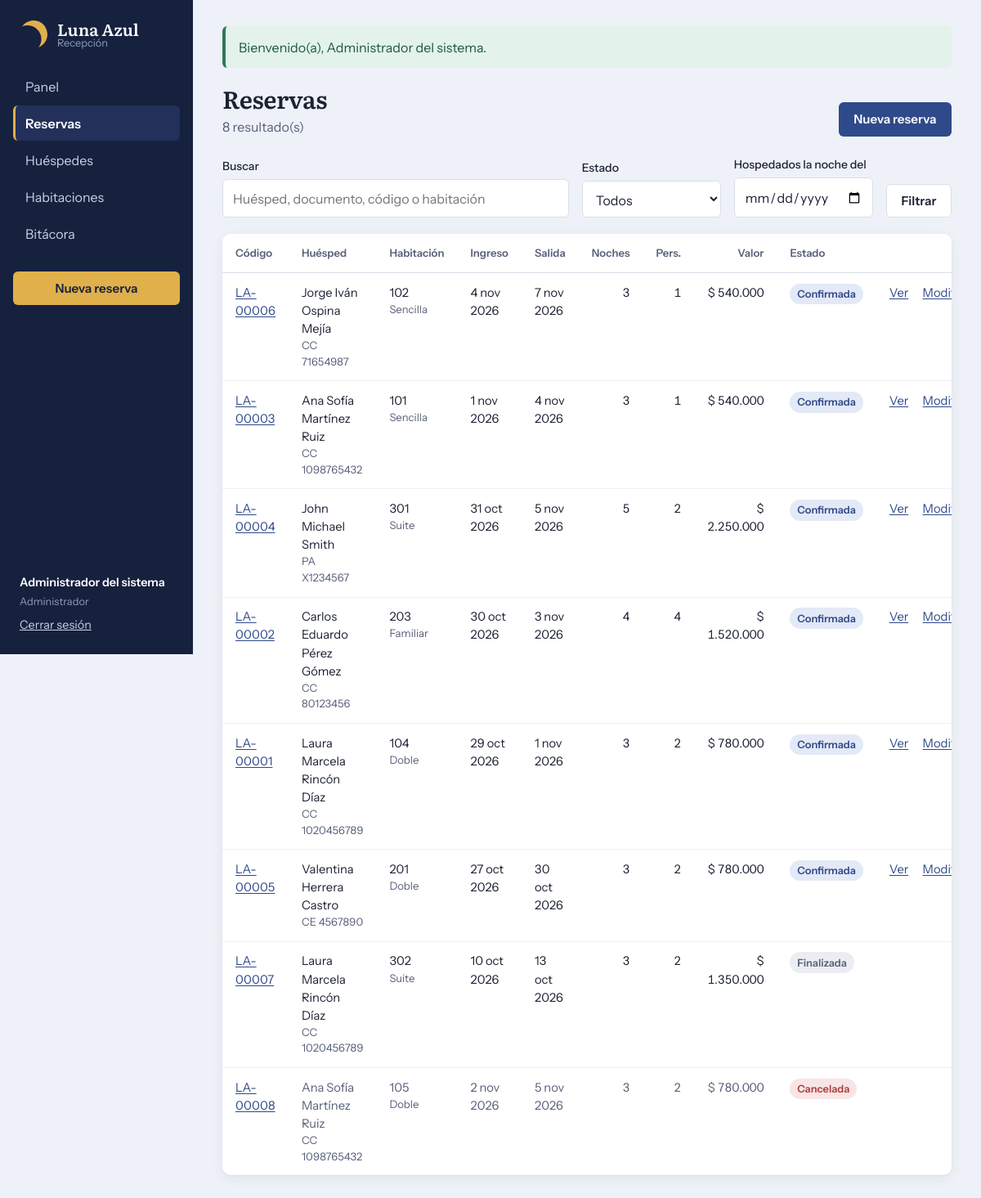
Screenshot of /index.php?r=reservas/index (signed in) with the database file from the repository.
### tables this page shows
CREATE TABLE reservas (
  id             INT UNSIGNED AUTO_INCREMENT PRIMARY KEY,
  codigo         VARCHAR(12)  NULL,
  huesped_id     INT UNSIGNED NOT NULL,
  habitacion_id  SMALLINT UNSIGNED NOT NULL,
  fecha_ingreso  DATE NOT NULL,                  
  fecha_salida   DATE NOT NULL,                  
  num_huespedes  TINYINT UNSIGNED NOT NULL,
  precio_noche   DECIMAL(10,2) NOT NULL,         
  valor_total    DECIMAL(12,2) NOT NULL,
  estado         ENUM('confirmada','cancelada','finalizada') NOT NULL DEFAULT 'confirmada',
  observaciones  VARCHAR(255) NULL,
  usuario_id     INT UNSIGNED NULL,
  created_at     TIMESTAMP NOT NULL DEFAULT CURRENT_TIMESTAMP,
  updated_at     TIMESTAMP NOT NULL DEFAULT CURRENT_TIMESTAMP ON UPDATE CURRENT_TIMESTAMP,
  CONSTRAINT uq_reserva_codigo UNIQUE (codigo),
  CONSTRAINT chk_reserva_fechas CHECK (fecha_salida > fecha_ingreso),
  CONSTRAINT chk_reserva_personas CHECK (num_huespedes >= 1),
  CONSTRAINT fk_reserva_huesped FOREIGN KEY (huesped_id)
      REFERENCES huespedes(id) ON UPDATE CASCADE ON DELETE RESTRICT,
  CONSTRAINT fk_reserva_habitacion FOREIGN KEY (habitacion_id)
      REFERENCES habitaciones(id) ON UPDATE CASCADE ON DELETE RESTRICT,
  CONSTRAINT fk_reserva_usuario FOREIGN KEY (usuario_id)
      REFERENCES usuarios(id) ON UPDATE CASCADE ON DELETE SET NULL
);

CREATE TABLE huespedes (
  id                     INT UNSIGNED AUTO_INCREMENT PRIMARY KEY,
  nombre_completo        VARCHAR(120) NOT NULL,
  tipo_documento         ENUM('CC','CE','PA','PPT') NOT NULL,
  numero_documento       VARCHAR(20)  NOT NULL,
  direccion              VARCHAR(150) NOT NULL,
  telefono               VARCHAR(15)  NOT NULL,
  celular                VARCHAR(15)  NOT NULL,
  edad                   TINYINT UNSIGNED NOT NULL,
  correo                 VARCHAR(120) NOT NULL,
  contacto_emergencia    VARCHAR(120) NOT NULL,
  parentesco_emergencia  VARCHAR(40)  NOT NULL,
  created_at             TIMESTAMP NOT NULL DEFAULT CURRENT_TIMESTAMP,
  updated_at             TIMESTAMP NOT NULL DEFAULT CURRENT_TIMESTAMP ON UPDATE CURRENT_TIMESTAMP,
  CONSTRAINT uq_huesped_documento UNIQUE (tipo_documento, numero_documento),
  CONSTRAINT chk_huesped_edad CHECK (edad BETWEEN 18 AND 110)
);

CREATE TABLE habitaciones (
  id        SMALLINT UNSIGNED AUTO_INCREMENT PRIMARY KEY,
  numero    VARCHAR(5) NOT NULL,
  tipo_id   TINYINT UNSIGNED NOT NULL,
  piso      TINYINT UNSIGNED NOT NULL,
  estado    ENUM('activa','mantenimiento') NOT NULL DEFAULT 'activa',
  CONSTRAINT uq_habitacion_numero UNIQUE (numero),
  CONSTRAINT fk_habitacion_tipo FOREIGN KEY (tipo_id)
      REFERENCES tipos_habitacion(id) ON UPDATE CASCADE ON DELETE RESTRICT
);

CREATE TABLE tipos_habitacion (
  id            TINYINT UNSIGNED AUTO_INCREMENT PRIMARY KEY,
  nombre        VARCHAR(40)  NOT NULL,
  capacidad     TINYINT UNSIGNED NOT NULL,
  precio_noche  DECIMAL(10,2) NOT NULL,
  descripcion   VARCHAR(200) NOT NULL,
  CONSTRAINT uq_tipo_nombre UNIQUE (nombre),
  CONSTRAINT chk_tipo_capacidad CHECK (capacidad BETWEEN 1 AND 10)
);

### app/controllers/ReservaController.php (called while the page is built, shortened)
<?php
class ReservaController extends Controller
{
    private Reserva $modelo;
    public function __construct()
    {
        $this->modelo = new Reserva();
    }
    public function index(): void
    {
        $filtros = [
            'estado' => (string) ($_GET['estado'] ?? ''),
            'q'      => trim((string) ($_GET['q'] ?? '')),
            'fecha'  => (string) ($_GET['fecha'] ?? ''),
        ];
        $this->render('reservas/index', [
            'titulo'   => 'Reservas',
            'reservas' => $this->modelo->listar($filtros),
            'filtros'  => $filtros,
        ]);
    }
}

### app/core/Router.php (called while the page is built, shortened)
<?php
class Router
{
    public function despachar(string $ruta): void
    {
        [$controlador, $metodo] = $this->rutas[$ruta];
        try {
            (new $controlador())->$metodo();
        } catch (PDOException $e) {
            error_log('[BD] ' . $e->getMessage());
            http_response_code(500);
            $detalle = 'No fue posible comunicarse con la base de datos. Verifique que MySQL esté encendido en XAMPP y que la base "' . DB_NAME . '" exista.';
            if (es_ajax()) {
                header('Content-Type: application/json; charset=utf-8');
                echo json_encode(['ok' => false, 'mensaje' => $detalle], JSON_UNESCAPED_UNICODE);
                return;
            }
            require APP_PATH . '/views/errores/500.php';
        }
    }
}

### index.php (called while the page is built, shortened)
<?php
require __DIR__ . '/app/core/helpers.php';
spl_autoload_register(function (string $clase): void {
    foreach (['core', 'models', 'controllers'] as $carpeta) {
        $archivo = APP_PATH . "/$carpeta/$clase.php";
        if (is_file($archivo)) {
            return;
        }
    }
});
$router = new Router([
    'auth/login'          => ['AuthController', 'login'],
    'auth/logout'         => ['AuthController', 'logout'],
    'dashboard/index'     => ['DashboardController', 'index'],
    'huespedes/index'     => ['HuespedController', 'index'],
    'huespedes/crear'     => ['HuespedController', 'crear'],
    'huespedes/guardar'   => ['HuespedController', 'guardar'],
    'huespedes/editar'    => ['HuespedController', 'editar'],
    'huespedes/actualizar'=> ['HuespedController', 'actualizar'],
    'huespedes/eliminar'  => ['HuespedController', 'eliminar'],
    'reservas/index'      => ['ReservaController', 'index'],
    'reservas/crear'      => ['ReservaController', 'crear'],
    'reservas/guardar'    => ['ReservaController', 'guardar'],
    'reservas/ver'        => ['ReservaController', 'ver'],
    'reservas/editar'     => ['ReservaController', 'editar'],
    'reservas/actualizar' => ['ReservaController', 'actualizar'],
    'reservas/cancelar'   => ['ReservaController', 'cancelar'],
    'reservas/finalizar'  => ['ReservaController', 'finalizar'],
    'habitaciones/index'  => ['HabitacionController', 'index'],
    'bitacora/index'      => ['BitacoraController', 'index'],
    'api/documento'       => ['ApiController', 'documento'],
    'api/disponibilidad'  => ['ApiController', 'disponibilidad'],
    'api/huespedes'       => ['ApiController', 'huespedes'],
]);
$ruta = $_GET['r'] ?? (esta_autenticado() ? 'dashboard/index' : 'auth/login');
$router->despachar((string) $ruta);

### app/core/helpers.php (called while the page is built, shortened)
<?php
function e(mixed $valor): string
{
    return htmlspecialchars((string) $valor, ENT_QUOTES, 'UTF-8');
}
function url(string $ruta, array $params = []): string
{
    return BASE_URL . 'index.php?' . str_replace('%2F', '/', http_build_query(array_merge(['r' => $ruta], $params)));
}
function moneda(float|string|null $valor): string
{
    return '$ ' . number_format((float) $valor, 0, ',', '.');
}
function fecha_corta(?string $fecha): string
{
    $meses = ['ene', 'feb', 'mar', 'abr', 'may', 'jun', 'jul', 'ago', 'sep', 'oct', 'nov', 'dic'];
    $t = strtotime($fecha);
    return date('j', $t) . ' ' . $meses[(int) date('n', $t) - 1] . ' ' . date('Y', $t);
}

### app/core/Model.php (called while the page is built, shortened)
<?php
abstract class Model
{
    public function __construct()
    {
        $this->db = Database::conexion();
    }
}

### app/core/Database.php (called while the page is built)
<?php
class Database
{
    private static ?PDO $conexion = null;
    public static function conexion(): PDO
    {
        if (self::$conexion === null) {
            $dsn = sprintf('mysql:host=%s;port=%s;dbname=%s;charset=utf8mb4', DB_HOST, DB_PORT, DB_NAME);
            self::$conexion = new PDO($dsn, DB_USER, DB_PASS, [
                PDO::ATTR_ERRMODE            => PDO::ERRMODE_EXCEPTION,
                PDO::ATTR_DEFAULT_FETCH_MODE => PDO::FETCH_ASSOC,
                PDO::ATTR_EMULATE_PREPARES   => false,
            ]);
            self::$conexion->exec("SET time_zone = '" . date('P') . "'");
        }
        return self::$conexion;
    }
}

### app/models/Reserva.php (called while the page is built, shortened)
<?php
class Reserva extends Model
{
    public function listar(array $f = []): array
    {
        $where = [];
        $p = [];
        $sql = self::SELECT_BASE . ($where ? ' WHERE ' . implode(' AND ', $where) : '')
             . " ORDER BY FIELD(r.estado,'confirmada','finalizada','cancelada'), r.fecha_ingreso DESC";
        $st = $this->db->prepare($sql);
        $st->execute($p);
        return $st->fetchAll();
    }
}

### app/views/reservas/index.php (the view, shortened to what this page needs)
<header class="encabezado">
  <div>
    <h1>Reservas</h1>
    <p class="sub"><?= count($reservas) ?> resultado(s)</p>
  </div>
  <a class="btn btn-primario" href="<?= e(url('reservas/crear')) ?>">Nueva reserva</a>
</header>
<form class="filtros" method="get" action="<?= e(BASE_URL . 'index.php') ?>">
  <label class="campo campo-busqueda">
    <span>Buscar</span>
    <input type="search" name="q" value="<?= e($filtros['q']) ?>" placeholder="Huésped, documento, código o habitación">
  </label>
  <label class="campo">
    <span>Estado</span>
    <select name="estado">
      <option value="">Todos</option>
    </select>
  </label>
  <label class="campo">
    <span>Hospedados la noche del</span>
    <input type="date" name="fecha" value="<?= e($filtros['fecha']) ?>">
  </label>
  <div class="filtros-acciones">
    <button class="btn btn-secundario">Filtrar</button>
  </div>
</form>
<div class="tabla-envoltura">
  <table class="tabla">
    <thead>
      <tr><th>Código</th><th>Huésped</th><th>Habitación</th><th>Ingreso</th><th>Salida</th><th class="num">Noches</th><th class="num">Pers.</th><th class="num">Valor</th><th>Estado</th><th><span class="sr-only">Acciones</span></th></tr>
    </thead>
    <tbody>
    <?php foreach ($reservas as $r): ?>
      <tr class="<?= $r['estado'] === 'cancelada' ? 'fila-tenue' : '' ?>">
        <td><a href="<?= e(url('reservas/ver', ['id' => $r['id']])) ?>"><?= e($r['codigo']) ?></a></td>
        <td><?= e($r['nombre_completo']) ?><small class="bajo"><?= e($r['tipo_documento'] . ' ' . $r['numero_documento']) ?></small></td>
        <td><?= e($r['habitacion']) ?><small class="bajo"><?= e($r['tipo']) ?></small></td>
        <td><?= e(fecha_corta($r['fecha_ingreso'])) ?></td>
        <td><?= e(fecha_corta($r['fecha_salida'])) ?></td>
        <td class="num"><?= (int) $r['noches'] ?></td>
        <td class="num"><?= (int) $r['num_huespedes'] ?></td>
        <td class="num"><?= e(moneda($r['valor_total'])) ?></td>
        <td><span class="estado estado-<?= e($r['estado']) ?>"><?= e(ucfirst($r['estado'])) ?></span></td>
        <td class="acciones-fila">
          <a href="<?= e(url('reservas/ver', ['id' => $r['id']])) ?>">Ver</a>
          <?php if ($r['estado'] === 'confirmada'): ?>
            <a href="<?= e(url('reservas/editar', ['id' => $r['id']])) ?>">Modificar</a>
          <?php endif; ?>
        </td>
      </tr>
    <?php endforeach; ?>
    </tbody>
  </table>
</div>

### public/css/styles.css (style rules this page uses)
:root { --noche: #16213e; --noche-2: #22305a; --marea: #2f4a8a; --marea-claro: #e3e9f6; --luna: #eef1f7; --superficie: #ffffff; --tinta: #1c2233; --tinta-2: #586079; --linea: #d8deea; --farol: #e0b04b; --farol-suave: #fbf3df; --ok: #2d7a57; --ok-suave: #e3f2ea; --error: #b03a3a; --error-suave: #f8e5e5; --aviso: #94600f; --aviso-suave: #fbf0dc; --f-titulo: "Literata", Georgia, "Times New Roman", serif; --f-texto: "Instrument Sans", "Segoe UI", system-ui, -apple-system, sans-serif; --radio: 10px; --radio-sm: 6px; --sombra: 0 1px 2px rgba(22, 33, 62, .06), 0 4px 16px rgba(22, 33, 62, .06); }
*, *::before, *::after { box-sizing: border-box; }
html { font-size: 16px; }
body { margin: 0; font-family: var(--f-texto); color: var(--tinta); background: var(--luna); line-height: 1.5; -webkit-font-smoothing: antialiased; }
h1, h2, h3 { font-family: var(--f-titulo); font-weight: 600; line-height: 1.2; margin: 0; }
h1 { font-size: 1.85rem; letter-spacing: -.01em; }
a { color: var(--marea); text-underline-offset: 2px; }
.sub { color: var(--tinta-2); margin: .25rem 0 0; }
.encabezado { display: flex; justify-content: space-between; align-items: flex-end; gap: 1rem; flex-wrap: wrap; margin-bottom: 1.5rem; }
.btn { display: inline-flex; align-items: center; justify-content: center; font: 600 .95rem/1 var(--f-texto); padding: .75rem 1.1rem; border-radius: var(--radio-sm); border: 1px solid transparent; cursor: pointer; text-decoration: none; transition: background .15s, border-color .15s; }
.btn-primario { background: var(--marea); color: #fff; }
.btn-secundario { background: var(--superficie); color: var(--tinta); border-color: var(--linea); }
.campo { display: flex; flex-direction: column; gap: .35rem; }
.campo > span { font-size: .875rem; font-weight: 500; color: var(--tinta); }
input, select, textarea { font: inherit; color: var(--tinta); background: #fff; border: 1px solid var(--linea); border-radius: var(--radio-sm); padding: .65rem .75rem; width: 100%; transition: border-color .15s, box-shadow .15s; }
.filtros { display: flex; gap: 1rem; flex-wrap: wrap; align-items: flex-end; margin-bottom: 1.25rem; }
.filtros .campo { min-width: 170px; }
.campo-busqueda { flex: 1 1 280px; }
.filtros-acciones { display: flex; gap: 1rem; align-items: center; }
.tabla-envoltura { background: var(--superficie); border-radius: var(--radio); box-shadow: var(--sombra); overflow-x: auto; }
.tabla { width: 100%; border-collapse: collapse; font-size: .92rem; }
.tabla th { text-align: left; font-weight: 600; color: var(--tinta-2); font-size: .82rem; padding: .85rem 1rem; border-bottom: 1px solid var(--linea); white-space: nowrap; }
.tabla td { padding: .8rem 1rem; border-bottom: 1px solid #edf0f6; vertical-align: top; }
.tabla tbody tr:last-child td { border-bottom: 0; }
.tabla .num { text-align: right; font-variant-numeric: tabular-nums; }
.bajo { display: block; color: var(--tinta-2); font-size: .82rem; }
.fila-tenue td { color: var(--tinta-2); }
.acciones-fila { white-space: nowrap; text-align: right; }
.acciones-fila > * + * { margin-left: .9rem; }
.estado { display: inline-block; font-size: .8rem; font-weight: 600; padding: .2rem .55rem; border-radius: 999px; white-space: nowrap; }
.estado-confirmada, .estado-ocupada { background: var(--marea-claro); color: var(--marea); }
.estado-finalizada { background: #ebedf2; color: var(--tinta-2); }
.estado-cancelada { background: var(--error-suave); color: var(--error); }

### rows the page displays
reservas: codigo "LA-00006", huesped.nombre_completo "Jorge Iván Ospina Mejía", huesped.numero_documento "CC 71654987", habitacion.numero "102", tipos_habitacion.nombre "Sencilla", fecha_ingreso "4 nov 2026", fecha_salida "7 nov 2026", noches "3", num_huespedes "1", valor_total "$ 540.000", estado "Confirmada"
reservas: codigo "LA-00003", huesped.nombre_completo "Ana Sofía Martínez Ruiz", huesped.numero_documento "CC 1098765432", habitacion.numero "101", tipos_habitacion.nombre "Sencilla", fecha_ingreso "1 nov 2026", fecha_salida "4 nov 2026", noches "3", num_huespedes "1", valor_total "$ 540.000", estado "Confirmada"
reservas: codigo "LA-00004", huesped.nombre_completo "John Michael Smith", huesped.numero_documento "PA X1234567", habitacion.numero "301", tipos_habitacion.nombre "Suite", fecha_ingreso "31 oct 2026", fecha_salida "5 nov 2026", noches "5", num_huespedes "2", valor_total "$ 2.250.000", estado "Confirmada"
reservas: codigo "LA-00002", huesped.nombre_completo "Carlos Eduardo Pérez Gómez", huesped.numero_documento "CC 80123456", habitacion.numero "203", tipos_habitacion.nombre "Familiar", fecha_ingreso "30 oct 2026", fecha_salida "3 nov 2026", noches "4", num_huespedes "4", valor_total "$ 1.520.000", estado "Confirmada"
reservas: codigo "LA-00001", huesped.nombre_completo "Laura Marcela Rincón Díaz", huesped.numero_documento "CC 1020456789", habitacion.numero "104", tipos_habitacion.nombre "Doble", fecha_ingreso "29 oct 2026", fecha_salida "1 nov 2026", noches "3", num_huespedes "2", valor_total "$ 780.000", estado "Confirmada"
reservas: codigo "LA-00005", huesped.nombre_completo "Valentina Herrera Castro", huesped.numero_documento "CE 4567890", habitacion.numero "201", tipos_habitacion.nombre "Doble", fecha_ingreso "27 oct 2026", fecha_salida "30 oct 2026", noches "3", num_huespedes "2", valor_total "$ 780.000", estado "Confirmada"
reservas: codigo "LA-00007", huesped.nombre_completo "Laura Marcela Rincón Díaz", huesped.numero_documento "CC 1020456789", habitacion.numero "302", tipos_habitacion.nombre "Suite", fecha_ingreso "10 oct 2026", fecha_salida "13 oct 2026", noches "3", num_huespedes "2", valor_total "$ 1.350.000", estado "Finalizada"
reservas: codigo "LA-00008", huesped.nombre_completo "Ana Sofía Martínez Ruiz", huesped.numero_documento "CC 1098765432", habitacion.numero "105", tipos_habitacion.nombre "Doble", fecha_ingreso "2 nov 2026", fecha_salida "5 nov 2026", noches "3", num_huespedes "2", valor_total "$ 780.000", estado "Cancelada"

### other values shown
$texto "Panel"
$texto "Reservas"
$texto "Huéspedes"
$texto "Habitaciones"
$texto "Bitácora"
$u['nombre'] "Administrador del sistema"
$u['rol'] "Administrador"
$aviso['mensaje'] "Bienvenido(a), Administrador del sistema."
count($reservas) "8"
